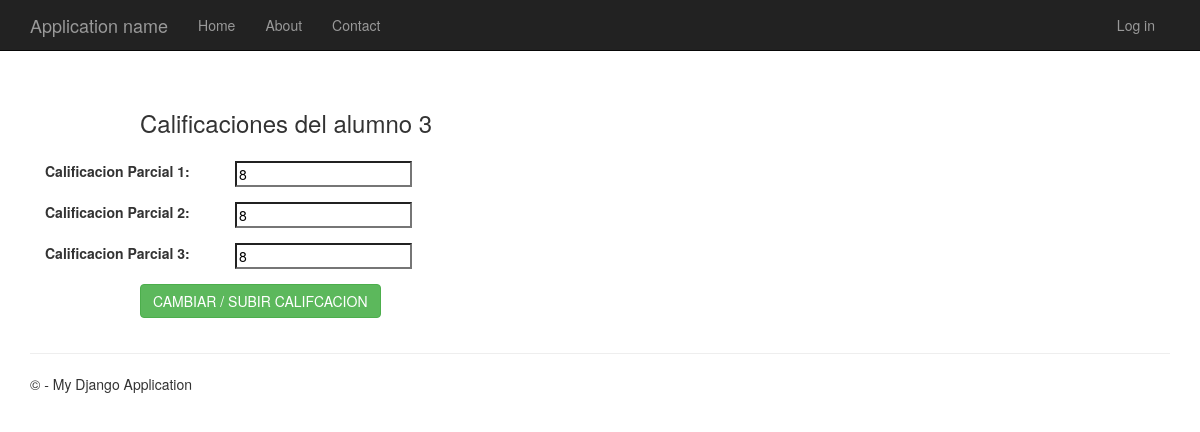
The page /edit/3 on the database its author committed.
### app/models.py (models this page shows)
class Historial(models.Model):
    Matricula_ID    = models.ForeignKey(Alumno, on_delete=models.CASCADE)
    Materia_ID      = models.ForeignKey(Materia, on_delete=models.CASCADE)
    Periodo_ID      = models.CharField(max_length=10,default='2020-2021')
    Semestre        = models.CharField(max_length=3)
    Calif_Parcial_1 = models.CharField(max_length=3)
    Calif_Parcial_2 = models.CharField(max_length=3)
    Calif_Parcial_3 = models.CharField(max_length=3)
    class Meta:
        db_table = "historial"

### app/views.py (the view)
# urls.py: path('edit/<int:id>', views.edit,name='edit'),
def edit(request, id):
    historial = Historial.objects.get(id=id)
    return render(request,
                  'app/edit.html',
                  {
                      'historial':historial
                      }
                  )

### app/templates/app/edit.html (shortened to what this page needs)
﻿{% extends "app/layout.html" %}
{% block content %}
<form method="POST" class="post-form" action="/update/{{historial.id}}">
    <div class="container">
    <br>
        <div class="form-group row">
            <label class="col-sm-1 col-form-label"></label>
            <div class="col-sm-4">
                <h3>Calificaciones del alumno {{ historial.id }}</h3>
            </div>
        </div>
        <div class="form-group row">
        <label class="col-sm-2 col-form-label" for="id_Calif_Parcial_3">Calificacion Parcial 1:</label>
            <div class="col-sm-4">
                <input type="text" name="Calif_Parcial_1"  required id="id_Calif_Parcial_1" maxlength="3" value="{{ historial.Calif_Parcial_1  }}"/>
            </div>
        </div>
        <div class="form-group row">
        <label class="col-sm-2 col-form-label" for="id_Calif_Parcial_2">Calificacion Parcial 2:</label>
            <div class="col-sm-4">
                <input type="text" name="Calif_Parcial_2"  required id="id_Calif_Parcial_2" maxlength="3" value="{{ historial.Calif_Parcial_2  }}"/>
            </div>
        </div>
        <div class="form-group row">
        <label class="col-sm-2 col-form-label" for="id_Calif_Parcial_3">Calificacion Parcial 3:</label>
            <div class="col-sm-4">
                <input type="text" name="Calif_Parcial_3"  required id="id_Calif_Parcial_3" maxlength="3" value="{{ historial.Calif_Parcial_3  }}"/>
            </div>
        </div>
        <div class="form-group row">
            <label class="col-sm-1 col-form-label"></label>
            <div class="col-sm-4">
                <button type="submit"
                        class="btn btn-success">
                        CAMBIAR / SUBIR CALIFCACION
                </button>
            </div>
        </div>
    </div>
</form>
{% endblock %}

### app/static/app/content/site.css (style rules this page uses)
body { padding-top: 50px; padding-bottom: 20px; }
input, select, textarea { max-width: 280px; }

### rows shown on the page
Historial: id "3", Calif_Parcial_1 "8", Calif_Parcial_2 "8", Calif_Parcial_3 "8"
